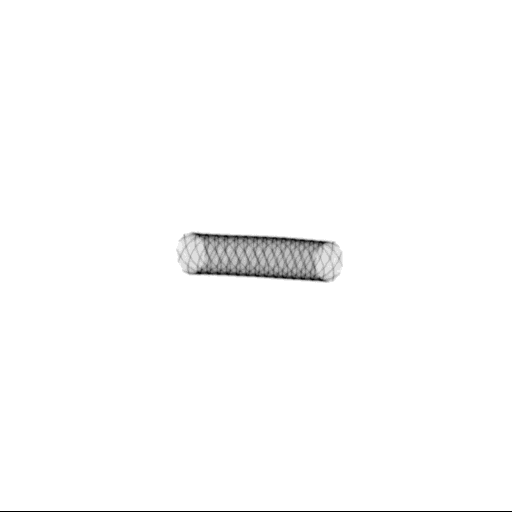
#> input picture data/dataset/base_png/base1.png, 512 x 512 px
$ jupyter execute data-augmentation.ipynb
#> lines starting #> are read from the running program, lines starting #| are printed output that depends on the picture
## Data augmentation
#### Author: Pinglei He, Kaiao Wen, Albache Jean, Augusto Oliveira, Yassine Oudghiri

## Creation of dedicated functions

Module importation

[cell 1]
# python modules
import random

from PIL import Image, ImageChops, ImageOps
import numpy as np
import random as rd
import os
from math import ceil

Constants

[cell 2]
pixel_max = 65535  # 32 bit unsigned integers
base_path = "dataset/base_png"
im_size = 512  # 512 * 512 pixels per base

[cell 3]
im = Image.open("dataset/base_png/base1.png")
#> im is the input picture: PIL image 512x512 I;16; min 49151, max 65535, mean 65337.8

# thumnail and refill

# im.thumbnail((500,500))
# im = ImageOps.expand(im, border=(20, 10), fill=pixel_max)

# rescale
a = 1
b = 0
c = im_size / 2.5  #left/right (i.e. 5/-5)
d = 0
e = 1
f = 0  #up/down (i.e. 5/-5)
# im = ImageTransform.AffineTransform(im, )
im.transform(im.size, Image.Transform.AFFINE, (a, b, c, d, e, f), fillcolor=pixel_max)
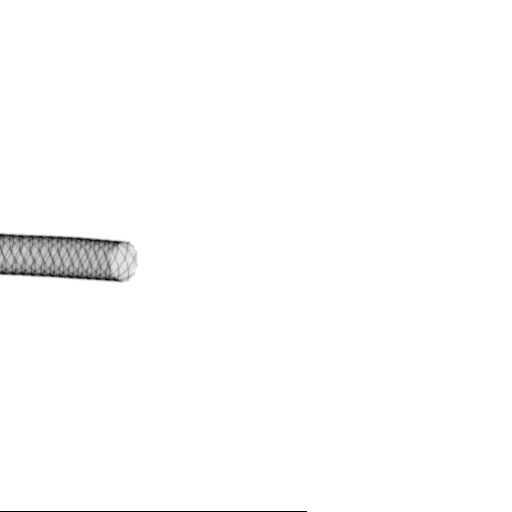
#> Out: PIL image 512x512 I;16; min 49151, max 65535, mean 65367.1; drawn with min black and max white

## Pipeline Creation
The following function combines multiple processing operations into one

[cell 4]
def create_pipeline(*operations):
    """Select base image using selector function, and return the image after all transformations functions"""
    def pipeline(img: Image.Image):
        for op in operations:
            img = op(img)
        return img
    return pipeline

Function for selection of base image

[cell 5]
def select() -> Image.Image:
    """Selects a random base image."""
    base_files = os.listdir(base_path)
    selected = rd.choice(base_files)
    return Image.open(os.path.join(base_path, selected))
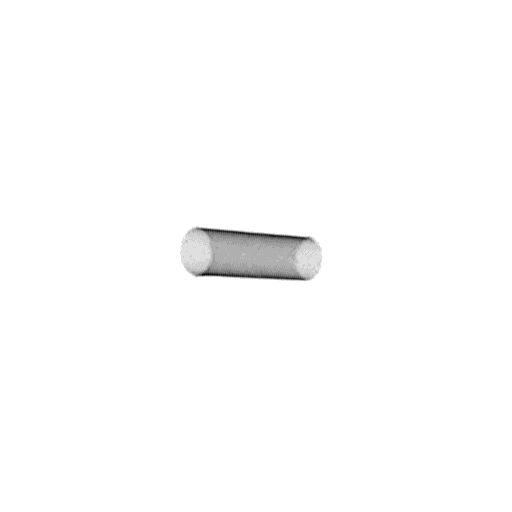
#> input picture data/dataset/base_png/base2.png, 512 x 512 px
#> returned value is the input picture: PIL image 512x512 I;16; min 49151, max 65535, mean 65397.3

[cell 6]
# example
test_img = select()
test_img

[cell 7]
def rotate(img: Image.Image, angle=None) -> Image.Image:
    if angle is None:
        angle = rd.uniform(0, 360)
    return img.rotate(angle, fillcolor=pixel_max)
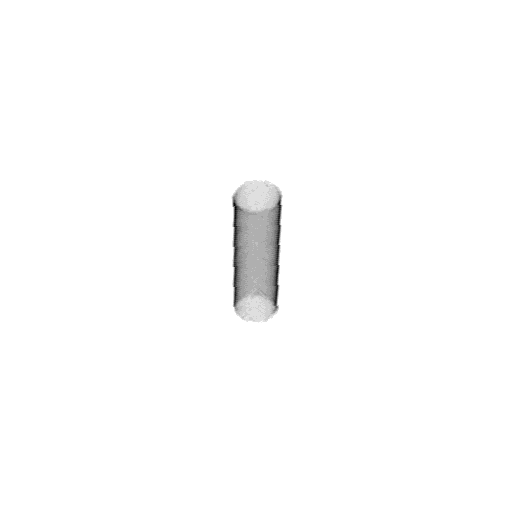
#> returned value: PIL image 512x512 I;16; min 49151, max 65535, mean 65397; drawn with min black and max white

[cell 8]
# example
test_img_rotated = rotate(test_img)
test_img_rotated

[cell 9]
def rescale(img: Image.Image, scale=None) -> Image.Image:
#> called with scale = 3
    if not scale:
        scale = rd.uniform(0.2, 1.6)
    # shrink the image
    thumbnail_size = ceil(im_size * scale / 2) * 2

    # add border to have the original image dimensions if image is shrunken
    if thumbnail_size <= im_size:
        img.thumbnail((thumbnail_size, thumbnail_size))
        border_size = (im_size - thumbnail_size) // 2
        return ImageOps.expand(img, border=border_size, fill=pixel_max)

    # crop image if image is enlarged
    border_size = (thumbnail_size - im_size) // 2
    img = img.resize((thumbnail_size, thumbnail_size))
    return img.crop((border_size, border_size, border_size + im_size, border_size + im_size))
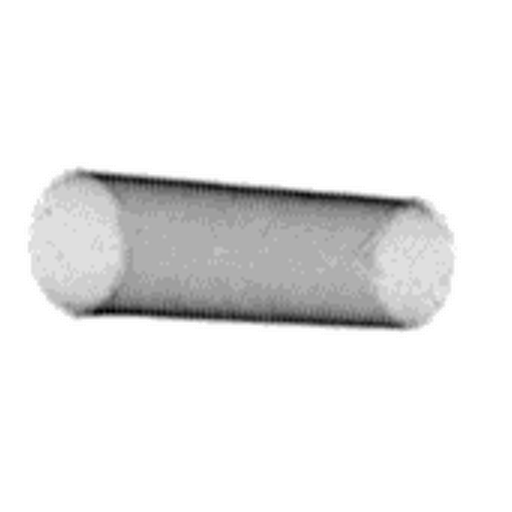
#> returned value: PIL image 512x512 I;16; min 49151, max 65535, mean 64292.8; drawn with min black and max white

[cell 10]
from copy import deepcopy
# example
test_img_rescaled = rescale(deepcopy(test_img), scale=3) # scale set to 3 only for visualization purposes
test_img_rescaled

[cell 11]
def translate(img: Image.Image, tx=None, ty=None) -> Image.Image:
    """
    :param img: image file
    :param tx: the number of pixels the image is translated to the left
    :param ty: the number of pixels the image is translated to the right
    :return: the translated image
    """
    # if tx or ty set to none, randomly shift by -200 to 200 pixels in both directions
    if not tx:
        tx = rd.randint(-200, 200)
    if not ty:
        ty = rd.randint(-200, 200)
    return ImageChops.offset(img, tx, ty)
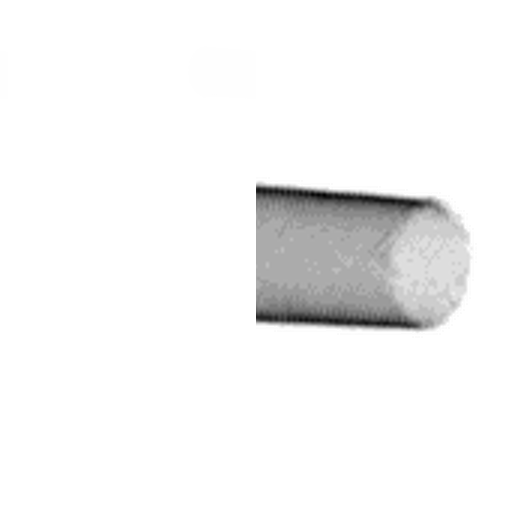
#> returned value: PIL image 512x512 I;16; min 49834, max 65535, mean 64909.6; drawn with min black and max white

[cell 12]
test_img_shifted = translate(test_img)
test_img_shifted

[cell 13]
def flip_and_mirror(img: Image.Image) -> Image.Image:
    if np.random.uniform() >= 0.5: # flip with a probability of 0.5
        img = ImageOps.flip(img)
#> img: PIL image 512x512 I;16
    if np.random.uniform() >= 0.5: # mirror with a probability of 0.5
        img = ImageOps.mirror(img)
    return img

[cell 14]
test_img_flipped_and_mirrored = flip_and_mirror(test_img)
test_img_flipped_and_mirrored

pipeline creation

[cell 15]
pipeline = create_pipeline(flip_and_mirror, rotate, rescale, translate)

[cell 16]
# test example
test_img_processed = pipeline(test_img)
#> after the loop in pipeline, `for op in operations:`:
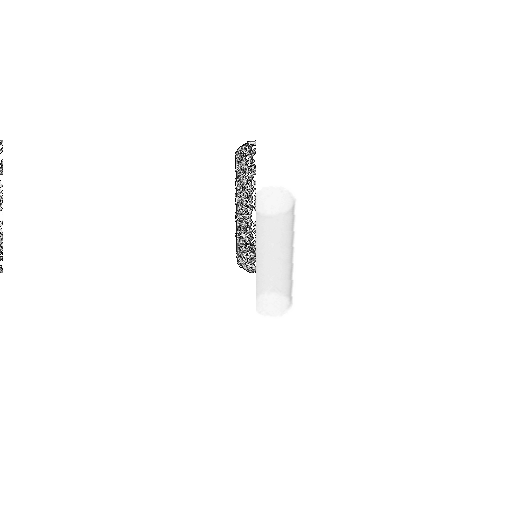
#> img: PIL image 512x512 I;16; min 210, max 65535, mean 65086.5; drawn with min black and max white
test_img_processed

## Database creation

[cell 17]
import uuid # for random image id generation

[cell 18]
save_path = "dataset/train"

def generate_training_image(number):
    """Randomly generate a certain number of training images without noise"""
    if os.path.isdir(save_path): return # return if training image folder already exists
    os.makedirs(os.path.join(save_path, "x"))
    for _ in range(number):
        image_id = str(uuid.uuid4())
        img = select()
        img_processed = pipeline(img)
#> the loop in pipeline (call 2), `for op in operations:` made 4 passes
#> pass 2, in pipeline (call 2), `img = op(img)`:
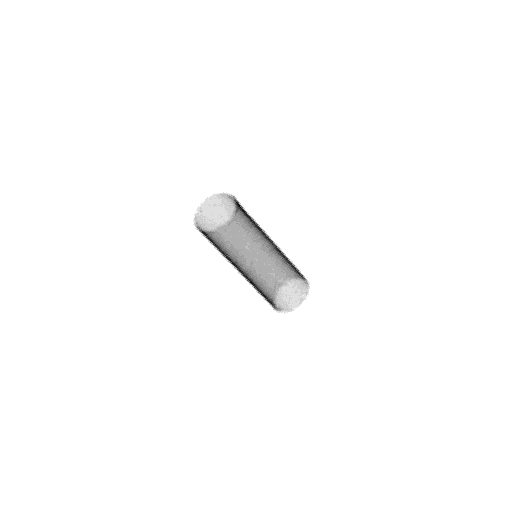
#> img: PIL image 512x512 I;16; min 49151, max 65535, mean 65397.2; drawn with min black and max white
#> pass 3, in pipeline (call 2), `img = op(img)`:
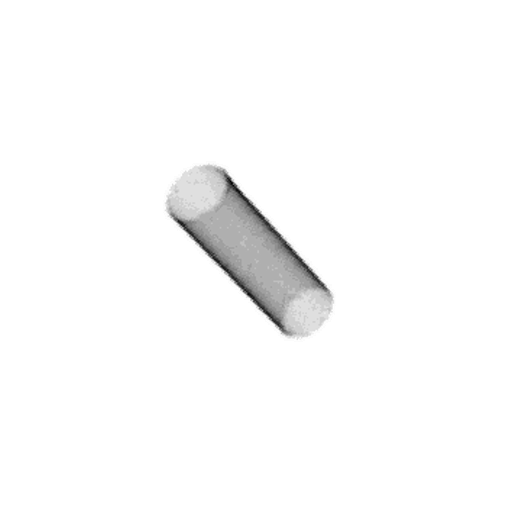
#> img: PIL image 512x512 I;16; min 49013, max 65535, mean 65244.5; drawn with min black and max white
#> after the loop in pipeline (call 2), `for op in operations:`:
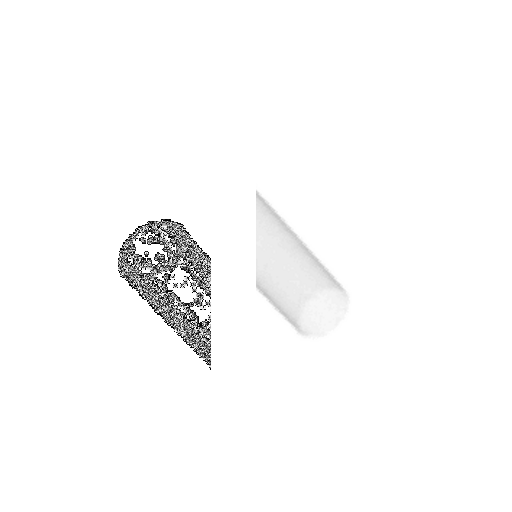
#> img: PIL image 512x512 I;16; min 200, max 65535, mean 64449.9; drawn with min black and max white
#> pass 3 of the loop in generate_training_image, `for _ in range(number):`:
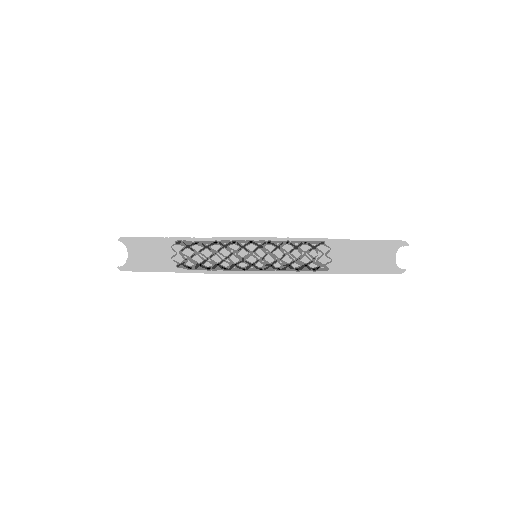
#> input picture data/dataset/base_png/base3.png, 512 x 512 px
#> in select, returned value is the input picture: PIL image 512x512 I;16; min 49151, max 65535, mean 65320.1
#> the loop in pipeline (call 4), `for op in operations:` made 4 passes
#> pass 3, in pipeline (call 4), `img = op(img)`:
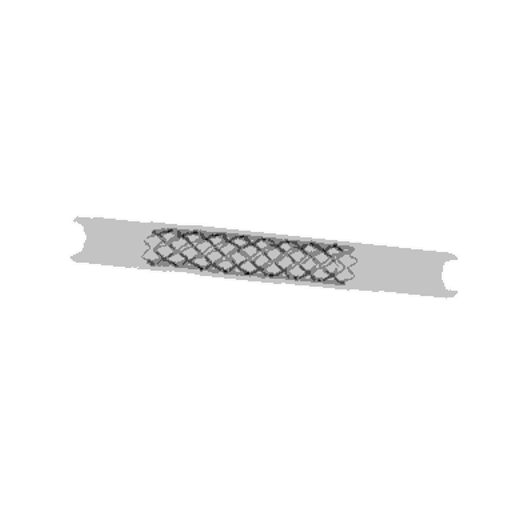
#> img: PIL image 512x512 I;16; min 47882, max 65535, mean 65149.3; drawn with min black and max white
#> after the loop in pipeline (call 4), `for op in operations:`:
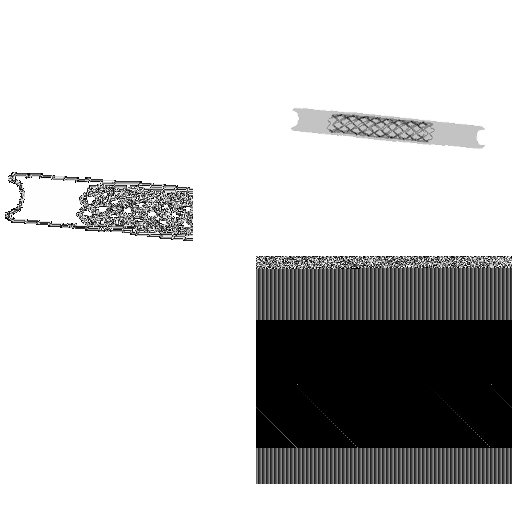
#> img: PIL image 512x512 I;16; min 0, max 65535, mean 51996.9; drawn with min black and max white
#> the loop made 20 passes; the first 3 are shown
